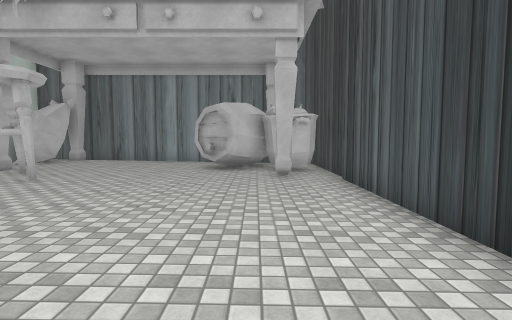
[1] (above)

18 first-person views from a walk through a scene from a Unity 3-D project. The camera is 1.4 m above the floor, tilts 4° down and sees 80° across. The floor is counted in squares, 1.32 m on a side. Each view is taken from the middle of a square. On the plan, view 1 faces up. The plan holds only what a view shows up to about 12 squares ahead; the rest is blank. The place goes on beyond the plan. The player character is not drawn. Some surface patterns are stand-ins.

[2]
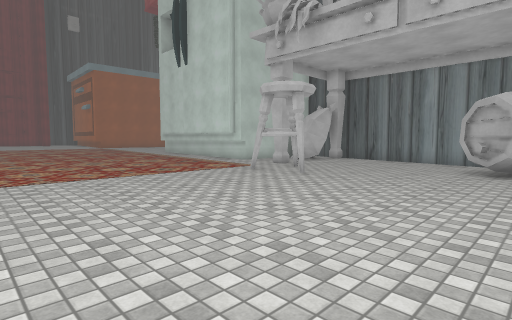

[3]
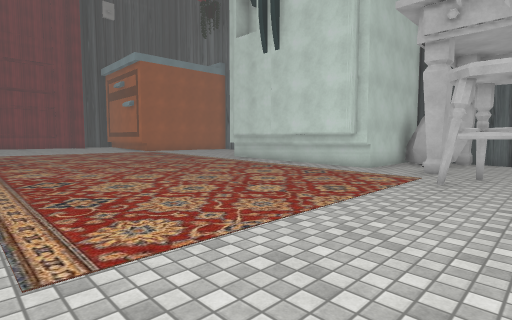

[4]
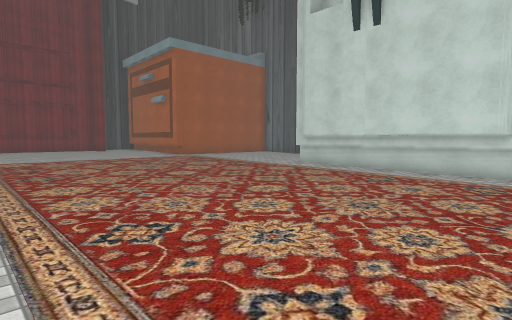

[5]
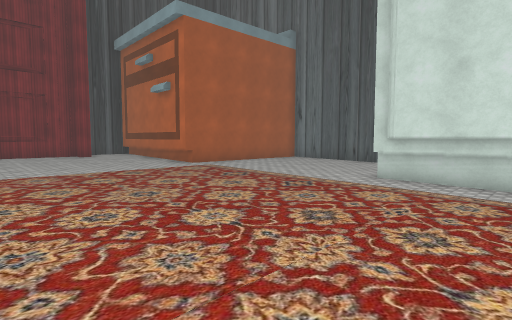

[6]
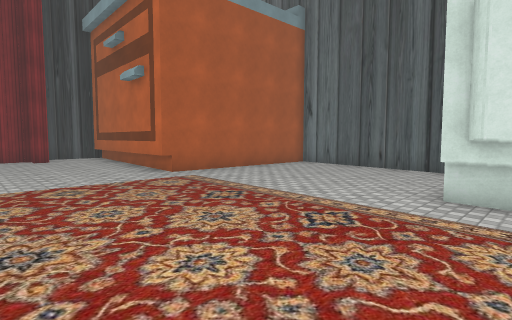

[7]
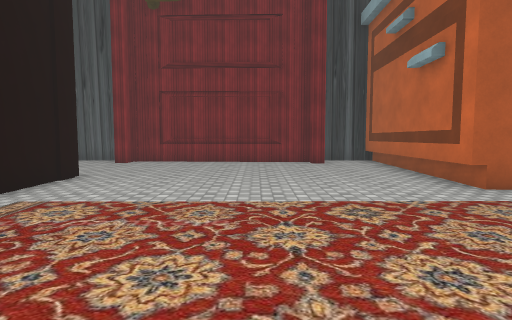

[8]
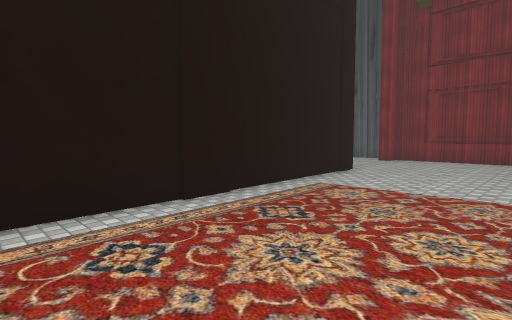

[9]
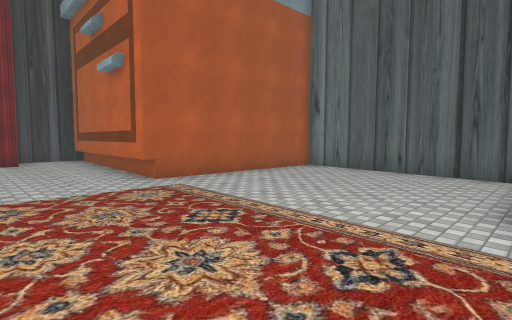

[10]
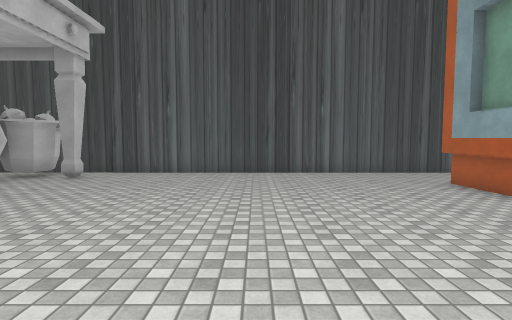

[11]
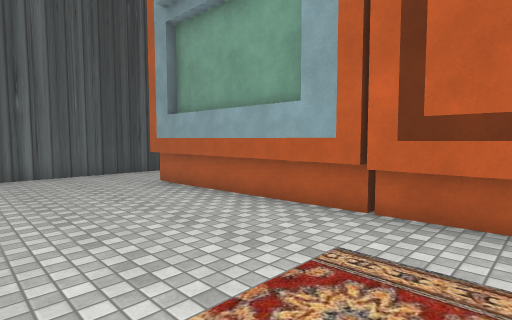

[12]
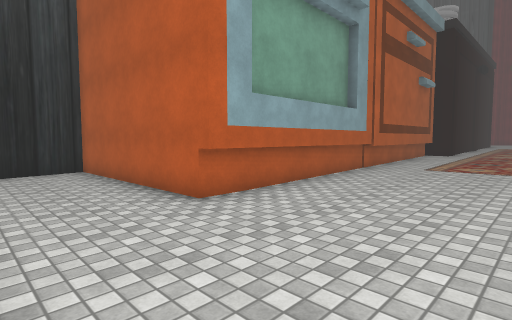

[13]
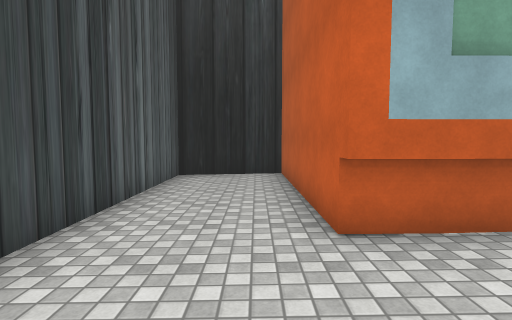

[14]
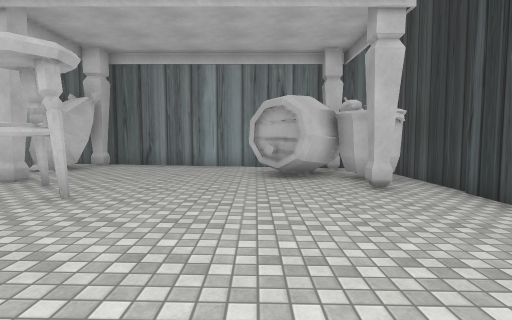

[15]
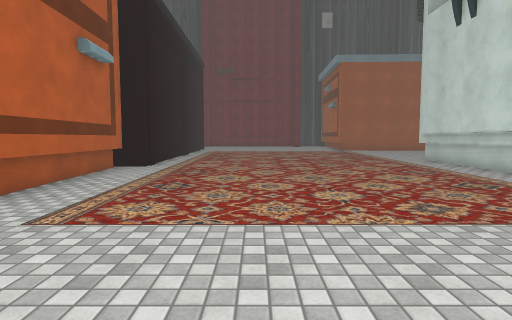

[16]
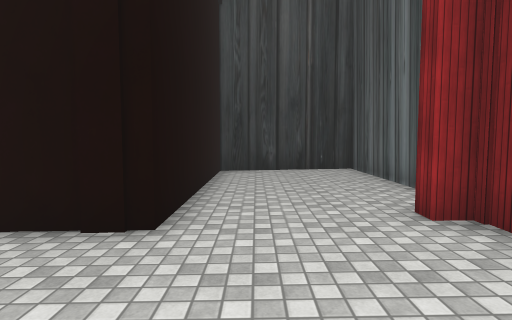

[17]
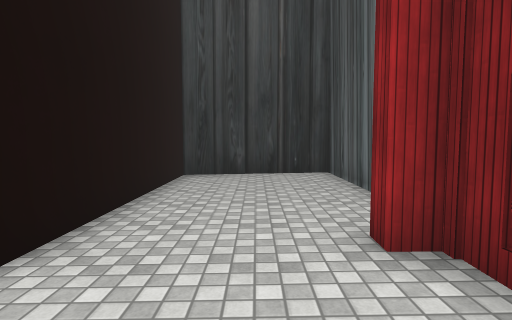

[18]
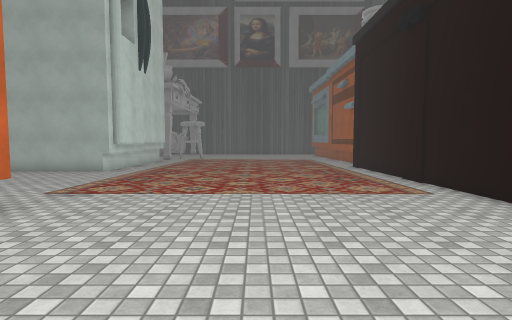

### Floor plan
Key: @ floor where view 1 was taken; # wall or solid block; . main floor; : floor 0.25 m higher than the main floor; - floor 0.25 m lower than the main floor; _ floor 0.5 m lower than the main floor.
Columns run from 30 left of view 1 to 3 right of it. Each row starts with its distance up from view 1.
 14        #######        #######
 13        #......        #--____
 12        #......#     ###--____ #
 11        #......#     #-#--___#####
 10        #......#     #----____#_###
  9        #......#######-#--______#_#
  8 ###### #......----------#________#
  7 #::..###.......---------#________#
  6 #::............----------________#
  5 ###............----------________#
  4  #:............----------________#
  3  #:............----------________#
  2  #:............----------________#
  1  #:............----------________#
  0  #:............----------_____@__#
 -1  #:...........-----------________#
 -2  #:..#########################___#
 -3  ::..#                       #___#
 -4 #::..#                       #___#
 -5 #::..#                       #___#
 -6 ##:..#                       #___#
 -7  #:..#                       #___#
 -8  #####                       #####

Where each view was taken, in squares from view 1:
view 1: 0 up, 0 right, facing up
view 2: 0 up, 0 right, facing up-left
view 3: 1 down, 5 left, facing up-left
view 4: 1 down, 9 left, facing up-left
view 5: 1 up, 13 left, facing up-left
view 6: 3 up, 15 left, facing up-left
view 7: 3 up, 17 left, facing left
view 8: 3 up, 16 left, facing down-left
view 9: 4 up, 16 left, facing up-left
view 10: 3 up, 9 left, facing right
view 11: 2 up, 9 left, facing down-right
view 12: 2 up, 2 right, facing down-left
view 13: 1 up, 0 right, facing down
view 14: 2 up, 2 left, facing up
view 15: 2 up, 4 left, facing left
view 16: 2 up, 26 left, facing down
view 17: 1 up, 27 left, facing down
view 18: 3 up, 28 left, facing right
